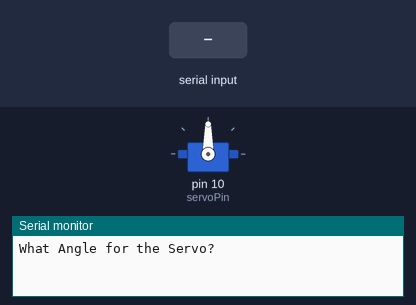
The sketch below on a simulated Arduino Uno, built with avr-gcc and run on an emulated ATmega328P. Parts: servo, the last lines printed to the serial monitor. The inputs (shaded band) are chosen by the test bench.

Above: at 1.2 s.
1.3 s: "30,150\n" received over Serial
At 3.5 s:
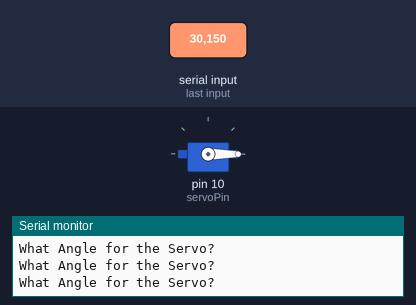
3.8 s: "90,45\n" received over Serial
At 4.6 s:
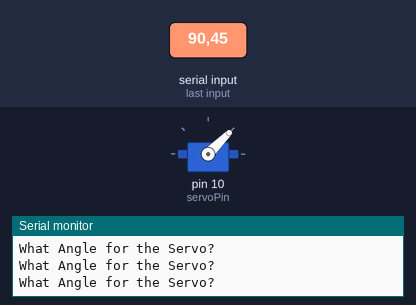
6.3 s: "200\n" received over Serial
At 7.1 s:
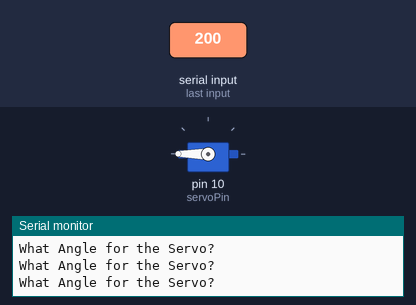
Timing chart, 0 to 9.3 s (numbered marks = the images above; inputs shaded):
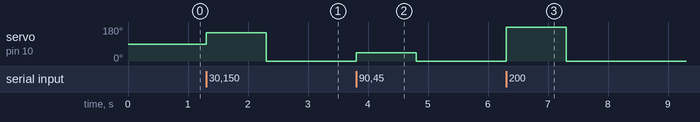

The sketch:

Servo.ino
```cpp
#include <Servo.h>

int servoPin = 10;
int servoPos = 0;
Servo myServo;

void setup() {
    Serial.begin(9600);
    myServo.attach(servoPin);
}

void loop() {
  Serial.println("What Angle for the Servo? ");
  while (Serial.available() == 0){}
  myServo.write(Serial.parseInt());

}
```

Measured:
- after the input at 1.3 s, servo on pin 10 (servoPin): 90° → 150° at once, → 0° 1.0 s later
- after the input at 3.8 s, servo on pin 10 (servoPin): 0° → 45° at once, → 0° 1.0 s later
- after the input at 6.3 s, servo on pin 10 (servoPin): 0° → 180° at once, → 0° 1.0 s later
